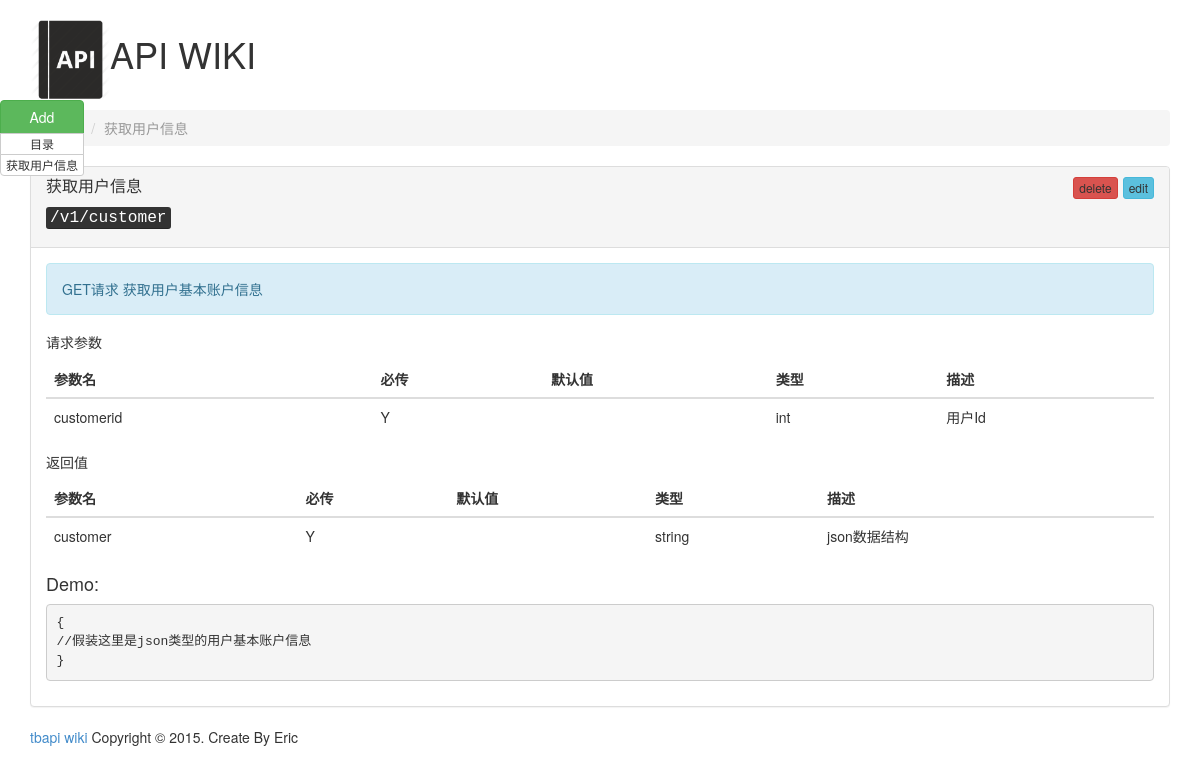
/home/apilist?id=4, run on the app's committed database.
### tables this page shows
CREATE TABLE `api_categories` (
  `id` int(11) NOT NULL AUTO_INCREMENT,
  `categoryName` varchar(255) NOT NULL,
  `categoryDesc` text NOT NULL,
  PRIMARY KEY (`id`)
);

CREATE TABLE `api_description` (
  `id` int(11) NOT NULL AUTO_INCREMENT,
  `categoryid` int(11) NOT NULL,
  `apiname` varchar(255) NOT NULL,
  `apiurl` varchar(255) NOT NULL,
  `apidesc` text NOT NULL,
  `response` text NOT NULL,
  PRIMARY KEY (`id`)
);

CREATE TABLE `api_params` (
  `id` int(11) NOT NULL AUTO_INCREMENT,
  `paramname` varchar(255) NOT NULL,
  `isNull` varchar(255) NOT NULL,
  `defaultvalue` varchar(255) NOT NULL,
  `sourcetype` varchar(255) NOT NULL,
  `description` text NOT NULL COMMENT '参数说明',
  `paramtype` int(11) NOT NULL COMMENT '1为请求参数 2为返回参数',
  `descid` int(11) NOT NULL COMMENT '对应api基本信息表id',
  `categoryid` int(11) NOT NULL,
  PRIMARY KEY (`id`)
);

### application/views/template.php (called while the page is built, shortened)
<?php
$this->load->view('include/header');
$this->load->view($content_text);

### application/controllers/Home.php (called while the page is built, shortened)
<?php if (!defined('BASEPATH')) exit('No direct script access allowed');
class Home extends CI_Controller
{
    function __construct()
    {
        $this->load->model('m_apiCategory');
        $this->load->model('m_apiDescription');
        $this->load->model('m_apiParams');
    }
    function  apilist()
    {
        $id = $this->input->get('id', true);
        $apiDescs = $this->m_apiDescription->getapiDescByCid($id);
        $list = $this->m_apiParams->getApiParams($apiDescs);
        $categoryArray = $this->m_apiCategory->getCategoryById($id);
        $data['content_text'] = 'apilist';
        $data['list'] = $list;
        $data['categoryModel'] = $categoryArray;
        $this->load->view('template', $data);
    }
}

### index.php (called while the page is built, shortened)
<?php
require_once BASEPATH.'core/CodeIgniter.php';

### application/models/m_apiCategory.php (called while the page is built, shortened)
<?php
class m_apiCategory extends CI_Model
{
    function getCategoryById($id = '')
    {
        $sql = 'select * from api_categories where id =' . $id;
        $query = $this->db->query($sql);
        return $query->result_array();
    }
}

### application/models/m_apiDescription.php (called while the page is built, shortened)
<?php
class m_apiDescription extends CI_Model
{
    function getapiDescByCid($cid = "")
    {
        $sql = 'select * from api_description where categoryid=' . $cid;
        $query = $this->db->query($sql);
        return $query->result();
    }
}

### application/models/m_apiParams.php (called while the page is built, shortened)
<?php
class m_apiParams extends CI_Model
{
    function getApiParams($apiDesc = array())
    {
        $returnArray = array();
        $index = 1;
        foreach ($apiDesc as $rows) {
            $sql = 'select * from api_params where descid=' . $rows->id;
            $query = $this->db->query($sql);
            $returnArray['array' . $index] = array(
                'title' => $rows,
                'apiParams' => $query->result()
            );
            $index++;
        }
        return $returnArray;
    }
}

### application/views/apiList.php (the view, shortened to what this page needs)
<div class="container ng-scope" ng-app="Bird">
    <h1><a href="/"><img src="/static/lib/logo.png" style="width: 80px;height: 80px;"></a>API WIKI</h1>
    <div ng-view="" class="ng-scope">
        <ol class="breadcrumb ng-scope">
            <li><a href="/">Home</a></li>
            <?php if ($categoryModel): ?>
                <li class="active ng-binding"><?php echo $categoryModel[0]['categoryName'] ?></li>
            <?php endif; ?>
        </ol>
        <div style="position: fixed; left: 0; top: 100px;" class="ng-scope">
            <div class="btn-group-vertical">
                <a class="btn btn-success" href="/home/apiadd?id=<?php echo $_REQUEST['id'] ?>">Add</a>
                <button class="btn btn-default btn-xs ng-binding" ng-click="menu=!menu">目录</button>
                <?php
                foreach ($list as $items):
                    ?>
                    <a class="btn btn-default btn-xs ng-scope ng-binding"
                       href="#<?php echo $items['title']->apiurl; ?>"><?php echo $items['title']->apiname; ?></a>
                <?php endforeach; ?>
            </div>
        </div>
        <div class="ng-scope">
            <div ng-show="!current" class="">
                <?php
                foreach ($list as $items):
                    ?>
                    <div class="panel panel-default ng-scope" ng-repeat="item in list">
                        <div id="<?php echo $items['title']->apiurl; ?>" class="panel-heading">
                            <h3 class="panel-title ng-binding"><?php echo $items['title']->apiname; ?>
                                <a class="btn btn-info btn-xs pull-right" href="/home/apiedit?id=<?php echo $items['title']->id; ?>">edit</a>
                                <a class="btn btn-danger btn-xs pull-right"
                                   href="/home/delete_description?id=<?php echo $items['title']->id; ?>&cid=<?php echo $items['title']->categoryid; ?>"
                                   style="margin-right: 5px;">delete</a>
                            </h3>
                            <h4><kbd class="ng-binding"><?php echo $items['title']->apiurl; ?></kbd></h4>
                        </div>
                        <div class="panel-body">
                            <div class="alert alert-info ng-binding"><?php echo $items['title']->apidesc; ?></div>
                            <div ng-show="item.params.length > 0" class="">
                                <h5>请求参数</h5>
                                <table class="table">
                                    <thead>
                                    <tr>
                                        <th>参数名</th>
                                        <th>必传</th>
                                        <th>默认值</th>
                                        <th>类型</th>
                                        <th>描述</th>
                                    </tr>
                                    </thead>
                                    <tbody>
                                    <?php foreach ($items['apiParams'] as $item):
                                        if ($item->paramtype == 1):
                                            ?>
                                            <tr ng-repeat="param in item.params" class="ng-scope">
                                                <td class="ng-binding"><?php echo $item->paramname; ?></td>
                                                <td class="ng-binding"><?php echo $item->isNull; ?></td>
                                                <td class="ng-binding"><?php echo $item->defaultvalue; ?></td>
                                                <td class="ng-binding"><?php echo $item->sourcetype; ?></td>
                                                <td class="ng-binding"><?php echo $item->description; ?></td>
                                            </tr>
                                        <?php endif;endforeach; ?>
                                    </tbody>
                                </table>
                            </div>
                            <div ng-show="item.response.length > 0">
                                <h5>返回值</h5>
                                <table class="table">
                                    <thead>
                                    <tr>
                                        <th>参数名</th>
                                        <th>必传</th>
                                        <th>默认值</th>
                                        <th>类型</th>
                                        <th>描述</th>
                                    </tr>
                                    </thead>
                                    <tbody>
                                    <?php foreach ($items['apiParams'] as $item):
                                        if ($item->paramtype == 2):
                                            ?>
                                            <tr ng-repeat="param in item.params" class="ng-scope">
                                                <td class="ng-binding"><?php echo $item->paramname; ?></td>
                                                <td class="ng-binding"><?php echo $item->isNull; ?></td>
                                                <td class="ng-binding"><?php echo $item->defaultvalue; ?></td>
                                                <td class="ng-binding"><?php echo $item->sourcetype; ?></td>
                                                <td class="ng-binding"><?php echo $item->description; ?></td>
                                            </tr>
                                        <?php endif;endforeach; ?>
                                    </tbody>
                                </table>
                            </div>
                            <h4>Demo:</h4>
                            <div>
                    <pre class="ng-binding"><?php echo $items['title']->response; ?></pre>
                            </div>
                        </div>
                    </div>
                <?php endforeach; ?>
            </div>
        </div>
    </div>

### application/views/include/header.php (style rules this page uses)
body { padding-bottom: 40px; }

### data on the page
api_categories: categoryName "获取用户信息"
api_description: apiname "获取用户信息", apiurl "/v1/customer", apidesc "GET请求 获取用户基本账户信息", response "{ //假装这里是json类型的用户基本账户信息 }"
api_params: paramname "customerid", isNull "Y", sourcetype "int", description "用户Id"
api_params: paramname "customer", isNull "Y", sourcetype "string", description "json数据结构"
